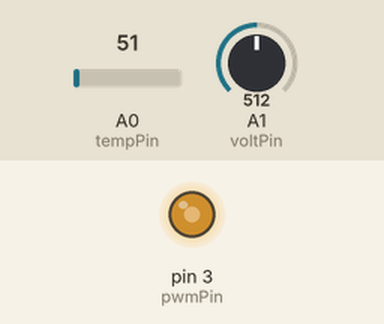
Recording of a sketch running on a simulated Arduino Uno, built with avr-gcc and run on an emulated ATmega328P. On the bench: output pins drawn as LEDs (lit = HIGH). The test bench sets the inputs (shaded band); at power-on: A1 (voltPin) = 512, A0 (tempPin) = 51. What the sketch prints to the serial monitor is not drawn.

Above: at 1.2 s.
1.3 s: A1 (voltPin) set to 747
5.6 s: A1 (voltPin) set to 727
Timing chart, 0 to 16.1 s (numbered marks = the images above; inputs shaded):
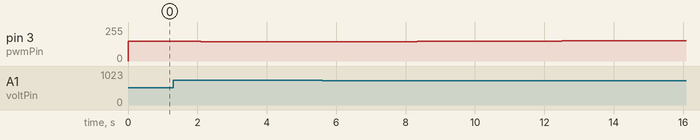

The sketch:

ID_PWM.ino
```cpp
 #include <LowPower.h>

 #include <SoftwareSerial.h>
 //#include <avr/sleep.h>//this AVR library contains the methods that controls the sleep modes
 SoftwareSerial Bluetooth(4, 5); // (RX, TX)


 #define interruptPin 2 //Pin we are going to use to wake up the Arduino
 #define tempPin A0
 #define voltPin A1
 #define pwmPin 3
 #define VALUES_READ 100
 #define tempOutputPin

 int voltValue;
 double dutyCycle = 145;
 int minDutyCycle = 102;
 int maxDutyCycle = 153;

 double tempValue = 0;
 double OUTPUTatZERO = .500;
 double TEMPCOFF = .010;
 double averageTempF = 0;
 double averageTempC = 0;
 double totalTempF = 0;
 double totalTempC = 0;
 double averageValue;
 double totalValue;

 void setup() {

  //bitwise operations that set the frequency of
  //either pin 3 or 11's PWM frequency to 31kHz
  TCCR2B = TCCR2B & B11111000 | B00000001;

  pinMode(pwmPin, OUTPUT);      //sets pin 3 used for PWM to output
  pinMode(tempPin, INPUT); //sets pin A0 used to read temp to input
  pinMode(voltPin, INPUT); //sets pin A1 used to read battery voltage to input

  //sets baudrate
  Serial.begin(9600);
  Bluetooth.begin(9600);
}

void loop() {

//  for(int i = 0; i < 4; i++) {
//      LowPower.powerStandby(SLEEP_8S, ADC_OFF, BOD_OFF);
//  }
  handleTempReadings();
}

void displayIncreaeInfo() {
    Serial.println("The duty cycle has INCREASED");
    Serial.print("The voltage read: ");
    Serial.println(voltValue * 0.004887);
    Serial.print("The dutyCycle: ");
    Serial.print((dutyCycle / 255) * 100);
    Serial.println("%");
}

void displayDecreaseInfo() {
    Serial.println("The duty cycle has DECREASED");
    Serial.print("The voltage read: ");
    Serial.println(voltValue  * 0.004887);
    Serial.print("The dutyCycle: " );
    Serial.print((dutyCycle / 255) * 100);
    Serial.println("%");
}

void handleTempReadings() {
  voltValue = analogRead(voltPin);
  //BOOST CONVERTER VOLTAGE CONTROL
  if (voltValue > 737) {            //greater than 3.6V
    dutyCycle = dutyCycle - 2;   //decrease duty cycle
    dutyCycle = max(minDutyCycle, dutyCycle);
    displayDecreaseInfo();
  } else  {                      //less than 3.6V
    dutyCycle = dutyCycle + 2;   //increase duty cycle
    dutyCycle = min(maxDutyCycle, dutyCycle);
    displayIncreaeInfo();

  }
  analogWrite(3, dutyCycle);      //sets dutycycle to PWM pin

   averageTempF = 0;
   averageTempC = 0;
   totalTempF = 0;
   totalTempC = 0;
   totalValue = 0;
   for (int i = 0; i < VALUES_READ; i++) {

     tempValue = analogRead(tempPin);
     delay(10);
     totalValue = totalValue + tempValue;


     //converting analog readings to C and F temps
     double voltOut = tempValue * 0.004887;                  //convert analog value to voltage
     double actTempC =  (voltOut - OUTPUTatZERO) / TEMPCOFF; //convert voltage to temp in C based on equation in data sheet
     double actTempF = actTempC * 9/5 + 32;                  //convert C temp to F temp

     totalTempF = totalTempF + actTempF;
     totalTempC = totalTempC + actTempC;

   }

  averageTempF = totalTempF / VALUES_READ;
  averageTempC = totalTempC / VALUES_READ;
  Serial.println("_____________________");
  Serial.print("Temperature in F: ");
  Serial.print(averageTempF);
  Serial.println("F");
  Serial.print("Temperature in C: ");
  Serial.print(averageTempC);
  Serial.println("C");
  Serial.println("_____________________");

  //Serial.println(averageTempF);
  Bluetooth.println(averageTempF);
  delay(1000);
}
```
